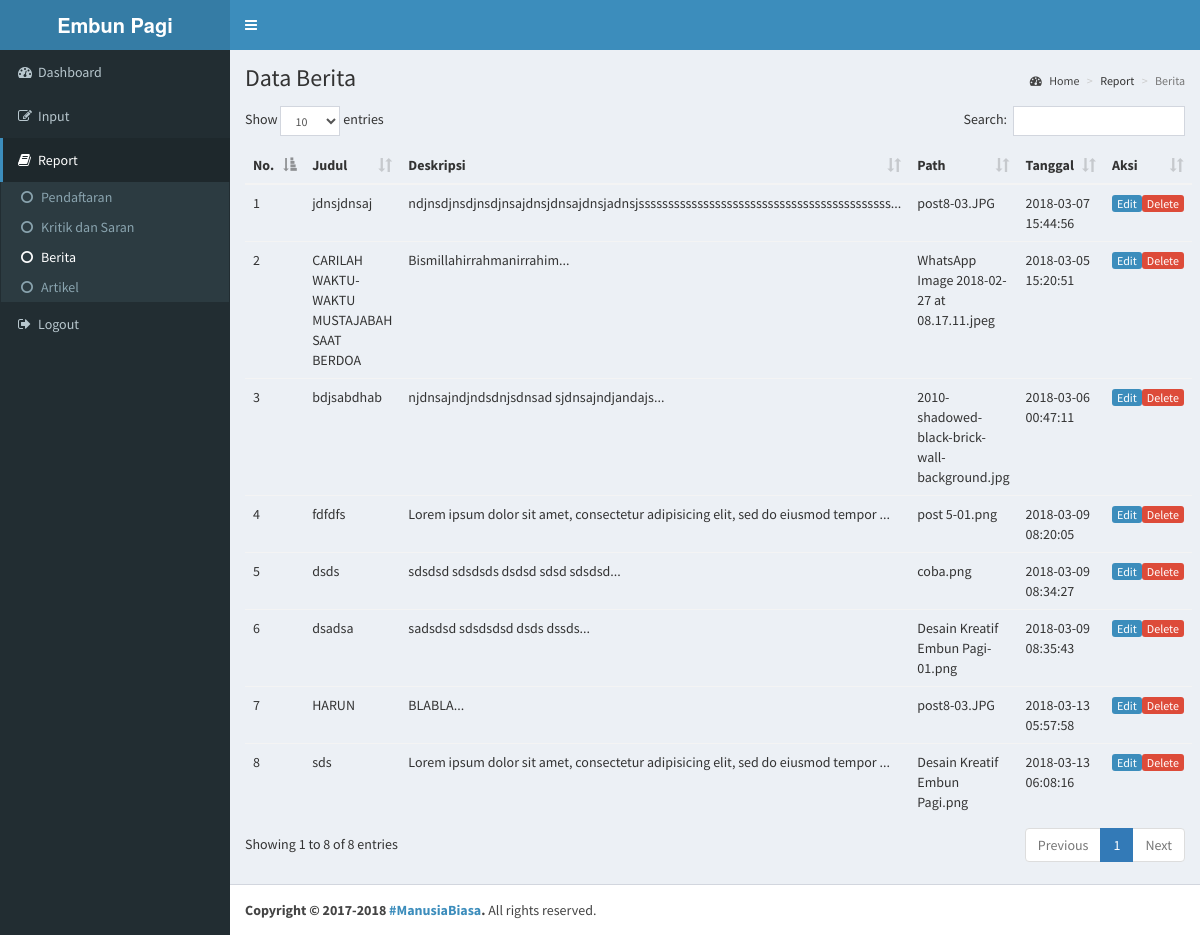
/__/report_berita.php, run on the app's committed database.
### tables this page shows
CREATE TABLE `tb_posting` (
  `id` int(11) NOT NULL,
  `judul` text NOT NULL,
  `isi` text NOT NULL,
  `path` varchar(100) NOT NULL,
  `waktu` datetime NOT NULL
);

### __/report_berita.php (the view, shortened to what this page needs)
<!DOCTYPE html>
<html>
<head>
  <link rel="stylesheet" href="../assets/css/bootstrap.min.css">
  <link rel="stylesheet" href="https://cdnjs.cloudflare.com/ajax/libs/font-awesome/4.5.0/css/font-awesome.min.css">
  <link rel="stylesheet" href="https://cdnjs.cloudflare.com/ajax/libs/ionicons/2.0.1/css/ionicons.min.css">
  <link rel="stylesheet" href="../assets/plugins/jvectormap/jquery-jvectormap-1.2.2.css">
  <link rel="stylesheet" href="../assets/plugins/datatables/dataTables.bootstrap.css">
  <link rel="stylesheet" href="../assets/css/AdminLTE.min.css">
  <link rel="stylesheet" href="../assets/css/skins/_all-skins.min.css">
</head>
<body class="hold-transition skin-blue sidebar-mini">
<div class="wrapper">
  <header class="main-header">
    <a href="index2.html" class="logo">
      <span class="logo-lg"><b>Embun Pagi</b></span>
    </a>
    <nav class="navbar navbar-static-top">
      <a href="#" class="sidebar-toggle" data-toggle="offcanvas" role="button">
      </a>
    </nav>
  </header>
  <aside class="main-sidebar">
    <section class="sidebar">
      <ul class="sidebar-menu">
        <li>
          <a href="home.php">
            <i class="fa fa-dashboard"></i><span>Dashboard</span>
          </a>
        </li>
        <li class="treeview">
          <a>
            <i class="fa fa-edit"></i><span>Input</span>
          </a>
        </li>
        <li class="treeview active">
          <a>
            <i class="fa fa-book"></i><span>Report</span>
          </a>
          <ul class="treeview-menu">
            <li><a href="pendaftaran.php"><i class="fa fa-circle-o"></i>Pendaftaran</a></li>
            <li><a href="krisar.php"><i class="fa fa-circle-o"></i>Kritik dan Saran</a></li>
            <li class="active"><a href="report_berita.php"><i class="fa fa-circle-o"></i>Berita</a></li>
            <li><a href="report_galeri.php"><i class="fa fa-circle-o"></i>Artikel</a></li>
          </ul>
        </li>
        <li>
          <a href="logout.php">
            <i class="fa fa-sign-out"></i><span>Logout</span>
          </a>
        </li>
      </ul>
    </section>
  </aside>
  <div class="content-wrapper">
    <section class="content-header">
      <h1>
        Data Berita
      </h1>
      <ol class="breadcrumb">
        <li><a href=""><i class="fa fa-dashboard"></i> Home</a></li>
        <li>Report</li>
        <li class="active">Berita</li>
      </ol>
    </section>
    <section class="content">
      <table class="table table-hover" id="myTable">
        <thead>
          <tr>
            <th>No.</th>
            <th>Judul</th>
            <th>Deskripsi</th>
            <th>Path</th>
            <th>Tanggal</th>
            <th>Aksi</th>
          </tr>
        </thead>
        <tbody>
          <?php
          include '../system/koneksi.php';
          $sql = "SELECT * FROM tb_posting";
          $result = mysqli_query($connect,$sql);
          $no=1;
          while ($data = mysqli_fetch_array($result))
            {?>
              <tr>
                <td><?php echo $no?></td>
                <td><?php echo $data['judul'] ?></td>
                <td><?php
                    $jml = 80;
                    $cetak = substr($data['isi'],0,$jml)."...";
                    echo $cetak;
                    ?></td>
                <td><?php echo $data['path']; ?></td>
                <td><?php echo $data['waktu']; ?></td>
                <td><a href="form_edit_berita.php?id=<?php echo $data['id'] ?>" class="btn-xs btn-primary">Edit</a><a onclick="return confirm('Apakah Anda yakin ?')" href="delete_berita.php?id=<?php echo $data['id'] ?>" class="btn-xs btn-danger">Delete</a></td>
              </tr>
              <?php $no++;}?>
            </tbody>
          </table>
    </section>
  </div>
  <footer class="main-footer">
    <strong>Copyright &copy; 2017-2018 <a href="#!">#ManusiaBiasa</a>.</strong> All rights
    reserved.
  </footer>
</div>
</body>
</html>

### data on the page
tb_posting: judul "jdnsjdnsaj", isi "ndjnsdjnsdjnsdjnsajdnsjdnsajdnsjadnsjsssssssssssssssssssssssssssssssssssssssssss...", path "post8-03.JPG", waktu "2018-03-07 15:44:56"
tb_posting: judul "CARILAH WAKTU-WAKTU MUSTAJABAH SAAT BERDOA", isi "Bismillahirrahmanirrahim...", path "WhatsApp Image 2018-02-27 at 08.17.11.jpeg", waktu "2018-03-05 15:20:51"
tb_posting: judul "bdjsabdhab", isi "njdnsajndjndsdnjsdnsad sjdnsajndjandajs...", path "2010-shadowed-black-brick-wall-background.jpg", waktu "2018-03-06 00:47:11"
tb_posting: judul "fdfdfs", isi "Lorem ipsum dolor sit amet, consectetur adipisicing elit, sed do eiusmod tempor ...", path "post 5-01.png", waktu "2018-03-09 08:20:05"
tb_posting: judul "dsds", isi "sdsdsd sdsdsds dsdsd sdsd sdsdsd...", path "coba.png", waktu "2018-03-09 08:34:27"
tb_posting: judul "dsadsa", isi "sadsdsd sdsdsdsd dsds dssds...", path "Desain Kreatif Embun Pagi-01.png", waktu "2018-03-09 08:35:43"
tb_posting: judul "HARUN", isi "BLABLA...", path "post8-03.JPG", waktu "2018-03-13 05:57:58"
tb_posting: judul "sds", isi "Lorem ipsum dolor sit amet, consectetur adipisicing elit, sed do eiusmod tempor ...", path "Desain Kreatif Embun Pagi.png", waktu "2018-03-13 06:08:16"
